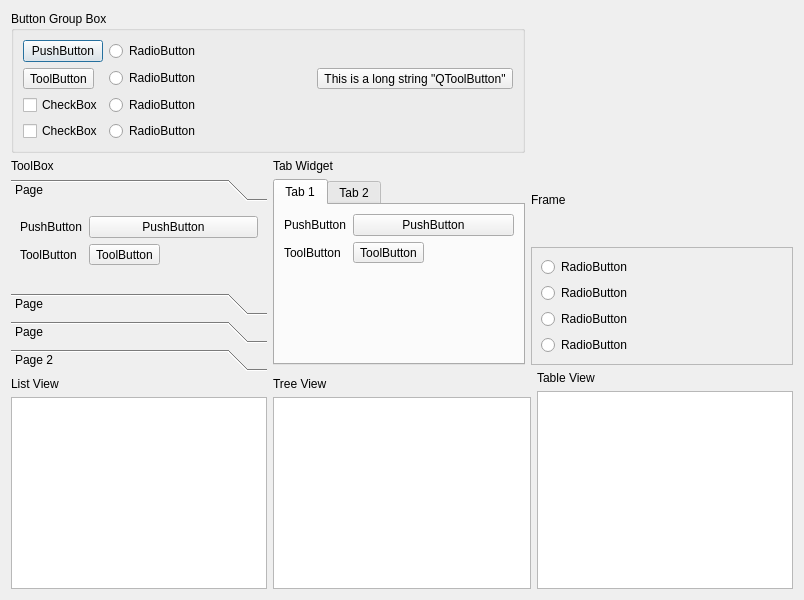
<?xml version="1.0" encoding="UTF-8"?>
<ui version="4.0">
 <class>Dialog</class>
 <widget class="QDialog" name="Dialog">
  <property name="geometry">
   <rect>
    <x>0</x>
    <y>0</y>
    <width>804</width>
    <height>600</height>
   </rect>
  </property>
  <property name="windowTitle">
   <string>Dialog</string>
  </property>
  <layout class="QGridLayout" name="gridLayout_2">
   <item row="0" column="0" colspan="2">
    <widget class="QGroupBox" name="groupBox">
     <property name="title">
      <string>Button Group Box</string>
     </property>
     <layout class="QGridLayout" name="gridLayout">
      <item row="0" column="0">
       <widget class="QPushButton" name="pushButton">
        <property name="text">
         <string>PushButton</string>
        </property>
       </widget>
      </item>
      <item row="0" column="1">
       <widget class="QRadioButton" name="radioButton">
        <property name="text">
         <string>RadioButton</string>
        </property>
       </widget>
      </item>
      <item row="1" column="0">
       <widget class="QToolButton" name="toolButton">
        <property name="text">
         <string>ToolButton</string>
        </property>
       </widget>
      </item>
      <item row="1" column="1">
       <widget class="QRadioButton" name="radioButton_2">
        <property name="text">
         <string>RadioButton</string>
        </property>
       </widget>
      </item>
      <item row="1" column="2">
       <widget class="QToolButton" name="toolButton_2">
        <property name="text">
         <string>This is a long string &quot;QToolButton&quot;</string>
        </property>
       </widget>
      </item>
      <item row="2" column="0">
       <widget class="QCheckBox" name="checkBox">
        <property name="text">
         <string>CheckBox</string>
        </property>
       </widget>
      </item>
      <item row="2" column="1">
       <widget class="QRadioButton" name="radioButton_3">
        <property name="text">
         <string>RadioButton</string>
        </property>
       </widget>
      </item>
      <item row="3" column="0">
       <widget class="QCheckBox" name="checkBox_2">
        <property name="text">
         <string>CheckBox</string>
        </property>
       </widget>
      </item>
      <item row="3" column="1">
       <widget class="QRadioButton" name="radioButton_4">
        <property name="text">
         <string>RadioButton</string>
        </property>
       </widget>
      </item>
     </layout>
    </widget>
   </item>
   <item row="1" column="0" rowspan="2">
    <layout class="QVBoxLayout" name="verticalLayout">
     <item>
      <widget class="QLabel" name="label_3">
       <property name="text">
        <string>ToolBox</string>
       </property>
      </widget>
     </item>
     <item>
      <widget class="QToolBox" name="toolBox">
       <property name="currentIndex">
        <number>0</number>
       </property>
       <widget class="QWidget" name="page_6">
        <property name="geometry">
         <rect>
          <x>0</x>
          <y>0</y>
          <width>256</width>
          <height>70</height>
         </rect>
        </property>
        <attribute name="label">
         <string>Page</string>
        </attribute>
        <layout class="QFormLayout" name="formLayout">
         <item row="0" column="0">
          <widget class="QLabel" name="label">
           <property name="text">
            <string>PushButton</string>
           </property>
          </widget>
         </item>
         <item row="0" column="1">
          <widget class="QPushButton" name="pushButton_2">
           <property name="text">
            <string>PushButton</string>
           </property>
          </widget>
         </item>
         <item row="1" column="0">
          <widget class="QLabel" name="label_2">
           <property name="text">
            <string>ToolButton</string>
           </property>
          </widget>
         </item>
         <item row="1" column="1">
          <widget class="QToolButton" name="toolButton_3">
           <property name="text">
            <string>ToolButton</string>
           </property>
          </widget>
         </item>
        </layout>
       </widget>
       <widget class="QWidget" name="page_7">
        <property name="geometry">
         <rect>
          <x>0</x>
          <y>0</y>
          <width>256</width>
          <height>70</height>
         </rect>
        </property>
        <attribute name="label">
         <string>Page</string>
        </attribute>
       </widget>
       <widget class="QWidget" name="page_8">
        <property name="geometry">
         <rect>
          <x>0</x>
          <y>0</y>
          <width>256</width>
          <height>70</height>
         </rect>
        </property>
        <attribute name="label">
         <string>Page</string>
        </attribute>
       </widget>
       <widget class="QWidget" name="page_2">
        <property name="geometry">
         <rect>
          <x>0</x>
          <y>0</y>
          <width>256</width>
          <height>70</height>
         </rect>
        </property>
        <attribute name="label">
         <string>Page 2</string>
        </attribute>
       </widget>
      </widget>
     </item>
    </layout>
   </item>
   <item row="1" column="1">
    <layout class="QVBoxLayout" name="verticalLayout_2">
     <item>
      <widget class="QLabel" name="label_10">
       <property name="text">
        <string>Tab Widget</string>
       </property>
      </widget>
     </item>
     <item>
      <widget class="QTabWidget" name="tabWidget">
       <property name="currentIndex">
        <number>0</number>
       </property>
       <widget class="QWidget" name="tab">
        <attribute name="title">
         <string>Tab 1</string>
        </attribute>
        <layout class="QFormLayout" name="formLayout_4">
         <item row="0" column="0">
          <widget class="QLabel" name="label_9">
           <property name="text">
            <string>PushButton</string>
           </property>
          </widget>
         </item>
         <item row="0" column="1">
          <widget class="QPushButton" name="pushButton_5">
           <property name="text">
            <string>PushButton</string>
           </property>
          </widget>
         </item>
         <item row="1" column="0">
          <widget class="QLabel" name="label_8">
           <property name="text">
            <string>ToolButton</string>
           </property>
          </widget>
         </item>
         <item row="1" column="1">
          <widget class="QToolButton" name="toolButton_6">
           <property name="text">
            <string>ToolButton</string>
           </property>
          </widget>
         </item>
        </layout>
       </widget>
       <widget class="QWidget" name="tab_2">
        <attribute name="title">
         <string>Tab 2</string>
        </attribute>
       </widget>
      </widget>
     </item>
    </layout>
   </item>
   <item row="1" column="2" colspan="2">
    <layout class="QVBoxLayout" name="verticalLayout_3">
     <item>
      <widget class="QLabel" name="label_11">
       <property name="text">
        <string>Frame</string>
       </property>
      </widget>
     </item>
     <item>
      <widget class="QFrame" name="frame_2">
       <property name="frameShape">
        <enum>QFrame::StyledPanel</enum>
       </property>
       <property name="frameShadow">
        <enum>QFrame::Raised</enum>
       </property>
       <layout class="QVBoxLayout" name="verticalLayout_4">
        <item>
         <widget class="QRadioButton" name="radioButton_7">
          <property name="text">
           <string>RadioButton</string>
          </property>
         </widget>
        </item>
        <item>
         <widget class="QRadioButton" name="radioButton_6">
          <property name="text">
           <string>RadioButton</string>
          </property>
         </widget>
        </item>
        <item>
         <widget class="QRadioButton" name="radioButton_5">
          <property name="text">
           <string>RadioButton</string>
          </property>
         </widget>
        </item>
        <item>
         <widget class="QRadioButton" name="radioButton_8">
          <property name="text">
           <string>RadioButton</string>
          </property>
         </widget>
        </item>
       </layout>
      </widget>
     </item>
    </layout>
   </item>
   <item row="2" column="3" rowspan="2">
    <layout class="QVBoxLayout" name="verticalLayout_7">
     <item>
      <widget class="QLabel" name="label_6">
       <property name="text">
        <string>Table View</string>
       </property>
      </widget>
     </item>
     <item>
      <widget class="QTableView" name="tableView_2"/>
     </item>
    </layout>
   </item>
   <item row="3" column="0">
    <layout class="QVBoxLayout" name="verticalLayout_5">
     <item>
      <widget class="QLabel" name="label_4">
       <property name="text">
        <string>List View</string>
       </property>
      </widget>
     </item>
     <item>
      <widget class="QListView" name="listView"/>
     </item>
    </layout>
   </item>
   <item row="3" column="1" colspan="2">
    <layout class="QVBoxLayout" name="verticalLayout_6">
     <item>
      <widget class="QLabel" name="label_5">
       <property name="text">
        <string>Tree View</string>
       </property>
      </widget>
     </item>
     <item>
      <widget class="QTreeView" name="treeView_2"/>
     </item>
    </layout>
   </item>
  </layout>
 </widget>
 <resources/>
 <connections/>
</ui>
